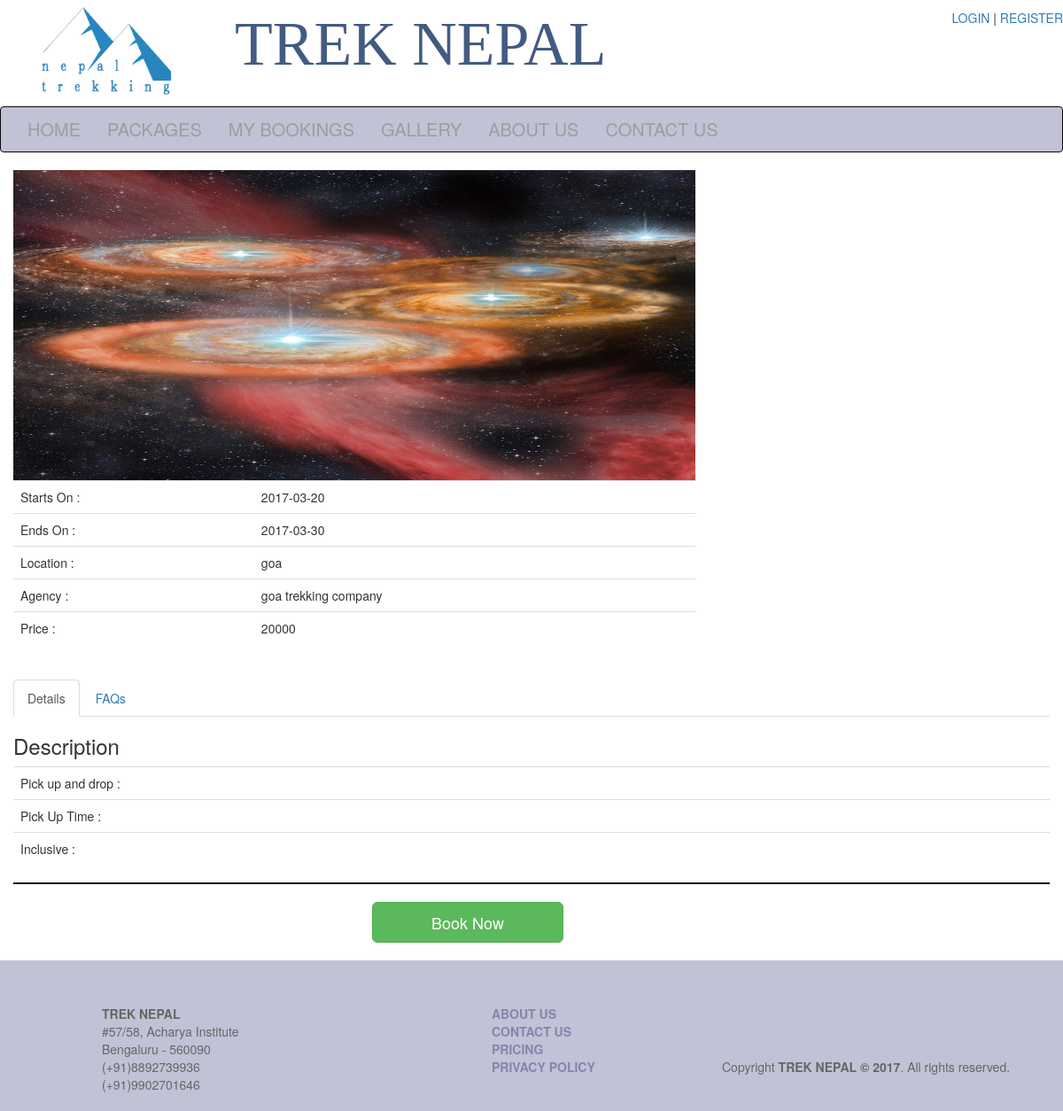
Screenshot of /package_details.php?id=6&price=20000 with the database file from the repository.
### tables this page shows
CREATE TABLE IF NOT EXISTS `packages` (
  `id` int(11) NOT NULL,
  `package_name` varchar(80) NOT NULL,
  `image` text NOT NULL,
  `date_start` date NOT NULL,
  `date_end` date NOT NULL,
  `location` varchar(50) NOT NULL,
  `trekking_agency` varchar(50) NOT NULL,
  `price` float NOT NULL
);

### package_details.php (the view, shortened to what this page needs)
<?php
include('header.php');
include('logo.php');
include('connect.php');
?>
<div class="min-height">
	<div class="container-fluid">
		<?php
		if(isset($_GET['id'])&&isset($_GET['price'])){
			$id=$_GET['id'];
			$price=$_GET['price'];
			$query="SELECT * FROM `packages` where `id`='$id'";
			$result=mysqli_query($con,$query);
			if($result){
				if(mysqli_num_rows($result)>=1){
					while($row=mysqli_fetch_array($result)){
						echo'<div class="row">';
						echo '<div class="col-md-8 ">';
						$id=$row['id'];
						$image=$row['image'];
						$start=$row['date_start'];
						$ends=$row['date_end'];
						$location=$row['location'];
						$trekking_agency=$row['trekking_agency'];
						$price=$row['price'];
						?>
						<img src=" <?php echo $image; ?> " height="350px" width="100%"/>
						<?php
						echo '<table class="table ">';
						echo'<tr class="borderless">';
						echo'<td>';
						echo"Starts On :";
						echo'</td>';
						echo'<td>';
						echo $start;
						echo'</td>';
						echo'</tr>';
						echo'<tr>';
						echo'<td>';
						echo"Ends On :";
						echo'</td>';
						echo'<td>';
						echo $ends;
						echo'</td>';
						echo'</tr>';
						echo'<tr>';
						echo'<td>';
						echo"Location :";
						echo'</td>';
						echo'<td>';
						echo $location;
						echo'</td>';
						echo'</tr>';
						echo'<tr>';
						echo'<td>';
						echo"Agency :";
						echo'</td>';
						echo'<td>';
						echo $trekking_agency;
						echo'</td>';
						echo'</tr>';
						echo'<tr>';
						echo'<td>';
						echo"Price :";
						echo'</td>';
						echo'<td>';
						echo $price;
						echo'</td>';
						echo'</tr>';
						echo'</table>';
						echo'</div>';
						echo'</div>';
					}
					echo "<br/>";
				}
			}
		}
		?>
	</div>
	<div class="container-fluid">
		<ul class="nav nav-tabs">
			<li class="active"><a data-toggle="tab" href="#details">Details</a></li>
			<li><a data-toggle="tab" href="#faqs">FAQs</a></li>
		</ul>
		<div class="tab-content">
			<div id="details" class="tab-pane fade in active">
				<h3>Description</h3>
				<?php
				echo '<table class="table ">';
				echo'<tr class="borderless">';
				echo'<td>';
				echo"Pick up and drop :";
				echo'</td>';
				echo'<td>';
				echo'</td>';
				echo'</tr>';
				echo'<tr>';
				echo'<td>';
				echo"Pick Up Time :";
				echo'</td>';
				echo'<td>';
				echo'</td>';
				echo'</tr>';
				echo'<tr>';
				echo'<td>';
				echo"Inclusive :";
				echo'</td>';
				echo'<td>';
				echo'</td>';
				echo'</tr>';
				echo'</table>';
				?>
			</div>
		</div>
		<hr style="border:1px solid black;">
		<div class="container col-md-8 col-xs-offset-4">
			<a class="btn btn-lg btn-success" href="user_details.php?id= <?php echo $id; ?>&price= <?php echo $price; ?>">&nbsp;&nbsp;&nbsp;&nbsp;&nbsp;&nbsp;&nbsp;&nbsp;&nbsp;&nbsp;Book Now&nbsp;&nbsp;&nbsp;&nbsp;&nbsp;&nbsp;&nbsp;&nbsp;&nbsp;&nbsp;</a>
			<br><br>
		</div>
	</div>
	<?php
	include('footer.php');
	?>

### css/main.css (style rules this page uses)
ul li { list-style-type: none; }
.min-height { min-height: 300px; }

### rows the page displays
packages: image (picture), date_start "2017-03-20", date_end "2017-03-30", location "goa", trekking_agency "goa trekking company", price "20000"
